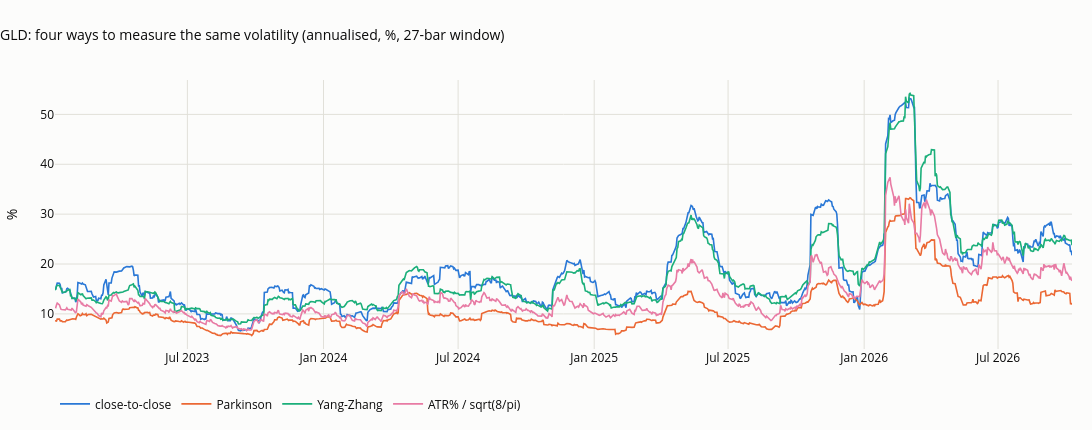

Notebook source saved alongside this figure:
### Markdown cell above
The pattern is the one the literature predicts. The session-only estimators (Parkinson,
Garman–Klass, Rogers–Satchell) report 67–86% of close-to-close volatility; Yang–Zhang, which adds the
overnight gap back, reports 100–110%. The shortfall is largest for GLD: gold trades around the clock
while GLD trades only during US hours, so about half of its variance arrives while GLD is closed.

**Using ATR as a volatility measure, without improvising.** Two steps, both standard:
divide by price (section 2), then divide by $\sqrt{8/\pi}$ (Feller's range constant). The result is
in the same units as an annualised standard deviation. It runs at 81–91% of close-to-close
volatility here, for the documented reasons above, so it is reliable for *comparing* volatility
across assets and over time and for sizing positions in proportion to it (the use made of it in the
Turtle trading rules, Faith 2007); where the *level* must be accurate, Yang–Zhang is the estimator
built for that purpose.

### Code cell
lo = "2023-01-01"
fig = go.Figure()
for j, col in enumerate(["close-to-close", "Parkinson", "Yang-Zhang", "ATR% / sqrt(8/pi)"]):
    s = 100 * est["GLD"][col].loc[lo:]
    fig.add_scatter(x=s.index, y=s, name=col, mode="lines", line=dict(width=1.6, color=SERIES[j]))
fig.update_layout(title="GLD: four ways to measure the same volatility (annualised, %, 27-bar window)",
                  yaxis_title="%", height=430, width=1100, margin=dict(t=80, b=70),
                  legend=dict(orientation="h", y=-0.15, x=0))
save_figure(fig, "12_02_vol_estimators", FIG)
fig

### Figure 1 — Plotly figure (JSON) as saved in the notebook; plotly's stock layout.template omitted (floating-point values rounded to 4 significant figures; data arrays with more than 128 entries replaced by an {"elided": "..."} marker saying what was removed)
{"data": [{"line": {"color": "#2a78d6", "width": 1.6}, "mode": "lines", "name": "close-to-close", "type": "scatter", "x": {"elided": "946 str values"}, "y": {"elided": "946 float values"}}, {"line": {"color": "#eb6834", "width": 1.6}, "mode": "lines", "name": "Parkinson", "type": "scatter", "x": {"elided": "946 str values"}, "y": {"elided": "946 float values"}}, {"line": {"color": "#1baf7a", "width": 1.6}, "mode": "lines", "name": "Yang-Zhang", "type": "scatter", "x": {"elided": "946 str values"}, "y": {"elided": "946 float values"}}, {"line": {"color": "#e87ba4", "width": 1.6}, "mode": "lines", "name": "ATR% / sqrt(8/pi)", "type": "scatter", "x": {"elided": "946 str values"}, "y": {"elided": "946 float values"}}], "layout": {"height": 430, "legend": {"orientation": "h", "x": 0, "y": -0.15}, "margin": {"b": 70, "t": 80}, "title": {"text": "GLD: four ways to measure the same volatility (annualised, %, 27-bar window)"}, "width": 1100, "yaxis": {"title": {"text": "%"}}}}
